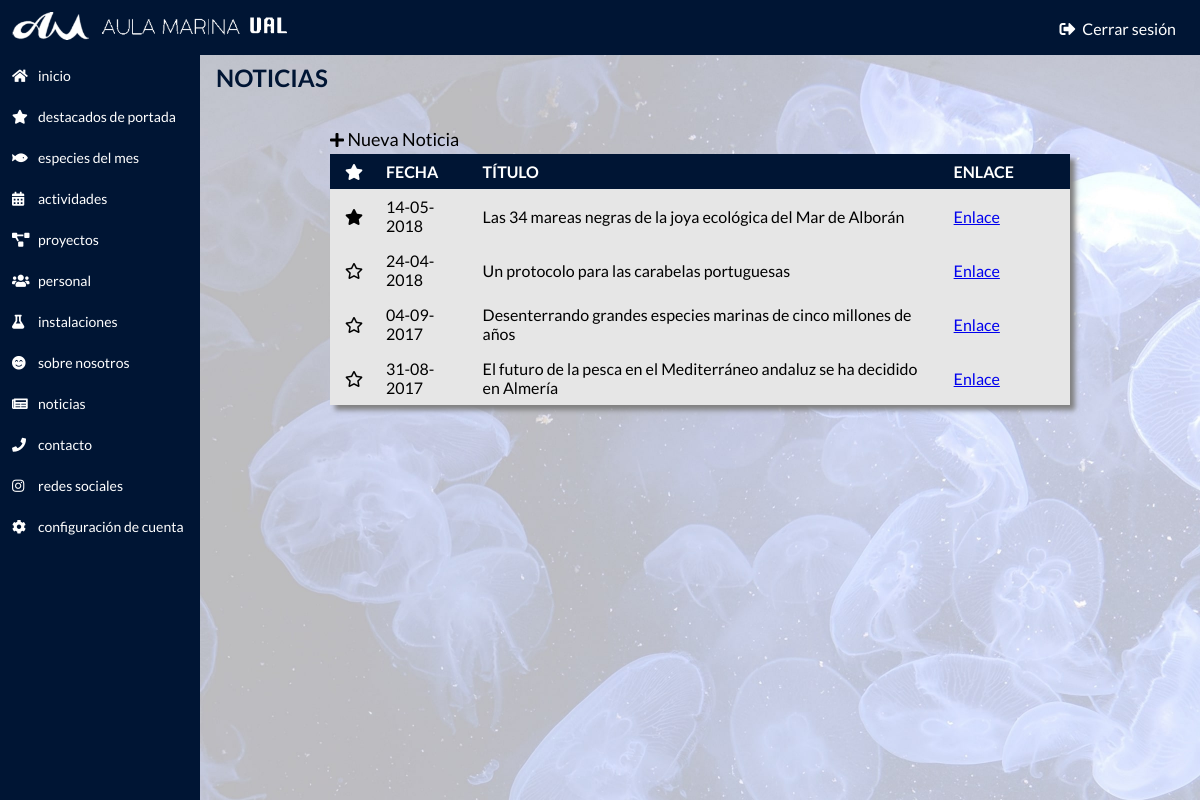
The app's page /9ku7d3cv/news.php (signed in) with its own data.
### tables this page shows
CREATE TABLE news(
	id INT(11) PRIMARY KEY AUTO_INCREMENT,
    title VARCHAR(200),
    date VARCHAR(11),
	description TEXT,
    link VARCHAR(2083),
    img VARCHAR(2083),
    featured BIT
);

### php-functions/functions.php (called while the page is built, shortened)
<?php
$conn->query("SET NAMES 'utf8'");
function getNews(&$result)
{
    global $conn;
    $sql = "SELECT * FROM news ORDER BY date DESC";
    $rec = $conn->query($sql);
}

### 9ku7d3cv/news.php (the view, shortened to what this page needs)
<?php
include_once '../db/connection.php';
include '../php-functions/functions.php';
getNews($news);
?>
<!DOCTYPE html>
<html>
<head>
  <link rel="stylesheet" href="../css/admin.css">
  <link rel="stylesheet" href="https://use.fontawesome.com/releases/v5.5.0/css/all.css"
>
</head>
<body>
  <div class="wrapper-admin-bg"></div>
  <div class="wrapper-admin-inicio">
    <div class="wrapper-admin-top-side">
      <div class="top-nav">
        <div class="top-nav-content">
          <div class="top-nav-left">
            <a href="home.php">
              <img alt="Logo del Aula Marina" src="../res/aula-marina-logo2.png" />
            </a>
          </div>
          <div class="top-nav-right">
            <a href="logout.php"><i class="fas fa-sign-out-alt"></i> Cerrar sesión</a>
          </div>
        </div>
      </div>
    </div>
    <div class="left-nav">
      <a href="home.php"><i class="fas fa-home"></i><span>INICIO</span></a>
      <a href="featured.php"><i class="fas fa-star"></i><span>DESTACADOS DE PORTADA</span></a>
      <a href="species-of-the-month.php"><i class="fas fa-fish"></i><span>ESPECIES DEL MES</span></a>
      <a href="activities.php"><i class="fas fa-calendar-alt"></i><span>ACTIVIDADES</span></a>
      <a href="projects.php"><i class="fas fa-project-diagram"></i><span>PROYECTOS</span></a>
      <a href="people.php"><i class="fas fa-users"></i><span>PERSONAL</span></a>
      <a href="facilities.php"><i class="fas fa-flask"></i><span>INSTALACIONES</span></a>
      <a href="about-us.php"><i class="fas fa-smile-beam"></i><span>SOBRE NOSOTROS</span></a>
      <a href="news.php"><i class=" fas fa-newspaper"></i><span>NOTICIAS</span></a>
      <a href="contact.php"><i class="fas fa-phone"></i><span>CONTACTO</span></a>
      <a href="rrss.php"><i class="fab fa-instagram"></i><span>REDES SOCIALES</span></a>
      <a href="config.php"><i class="fas fa-cog"></i><span>CONFIGURACIÓN DE CUENTA</span></a>
    </div>
    <div class="wrapper-bot-side">
      <div class="content-admin">
        <span class="content-admin-title">NOTICIAS</span>
        <div class="admin-content">
          <div class="newTE" onclick="window.location='new-new.php'"><i class="fas fa-plus"></i><span> Nueva Noticia</span></div>
          <table>
            <thead>
              <tr>
                <th style="width:32px;text-align:center;"><i class="fas fa-star"></i></th>
                <th>FECHA</th>
                <th>TÍTULO</th>
                <th>ENLACE</th>
                <th style="width:32px;text-align:center;"></th>
              </tr>
            </thead>
            <tbody>
              <?php
              $len = count($news);
              for ($i=0; $i < $len; $i++) {
                $id    = $news[$i]->id;
                $date  = date("d-m-Y", strtotime($news[$i]->date));
                $title = $news[$i]->title;
                $link  = $news[$i]->link;
                $starClass = $news[$i]->featured == 1 ? "fas fa-star" : "far fa-star";
                echo "
                  <tr>
                  <td class='table-star'><i class='$starClass' onclick=\"star($id, 'news', 'news.php')\"></i></td>
                      <td onclick='window.location=\"edit-new.php?id=$id\"'>$date</td>
                      <td onclick='window.location=\"edit-new.php?id=$id\"'>$title</td>
                      <td><a href='$link' target='_blank'>Enlace</a></td>
                      <td class='table-open' onclick='window.location=\"edit-new.php?id=$id\"'><i class='fas fa-angle-right'></i></td>
                  </tr>
                ";
              }
              ?>
            </tbody>
          </table>
        </div>
      </div>
    </div>
  </div>
</body>
</html>

### css/admin.css (style rules this page uses)
* { padding: 0px; margin: 0px; }
html, body { width: 100%; height: 100%; font-family: 'Lato', sans-serif; }
.wrapper-admin-bg { width: 100%; height: 100%; position: fixed; background-image: url("../res/min/admin.jpg"); background-size: cover; background-repeat: no-repeat; background-attachment: fixed; }
.wrapper-admin-inicio { height: 100%; -webkit-transition: all 1s; transition: all 1s; }
.top-nav { display: block; position: fixed; top: 0; width: 100%; background-color: #001534; z-index: 3; }
.top-nav-content { display: flex; justify-content: space-between; align-items: center; }
.top-nav-left img { padding: 12px; height: 28px; }
.top-nav-right a { vertical-align: middle; margin-right: 16px; padding: 8px; color: white; text-decoration: none; -webkit-transition: all 0.4s; transition: all 0.4s; }
.top-nav-right a i { margin-right: 4px; }
.wrapper-bot-side { position: absolute; width: 100%; height: 100%; }
.left-nav { background-color: #001534; width: 200px; position: fixed; top: 47px; bottom: 0; padding-top: 8px; z-index: 2; }
.left-nav a { display: flex; align-items: center; padding: 12px; font-size: 14px; color: white; text-decoration: none; -webkit-transition: all 0.2s; transition: all 0.2s; text-transform: lowercase; }
.left-nav i { width: 18px; margin-right: 8px; font-size: 14px; }
.content-admin { display: block; margin: 16px; margin-left: 216px; margin-top: 63px; }
.content-admin-title { display: block; color: #001534; font-weight: bold; font-size: 24px; margin-bottom: 32px; text-transform: uppercase; }
.admin-content { height: 100%; width: 740px; margin: 0 auto; }
.newTE { display: inline-block; padding: 4px 0px; -webkit-transition: all 0.2s; transition: all 0.2s; }
.newTE span { font-size: 18px; }
table { width: 100%; border-collapse: collapse; box-shadow: 5px 5px 5px grey; -webkit-transition: all 0.2s; transition: all 0.2s; }
table th, table td { text-align: left; padding: 8px; }
table th { background-color: #001534; color: white; }
table tbody tr { background-color: #e6e6e6; cursor: pointer; }
.table-star { width:32px; text-align:center; cursor: pointer; }

### records on screen
news: date "14-05-2018", title "Las 34 mareas negras de la joya ecológica del Mar de Alborán"
news: date "24-04-2018", title "Un protocolo para las carabelas portuguesas"
news: date "04-09-2017", title "Desenterrando grandes especies marinas de cinco millones de años"
news: date "31-08-2017", title "El futuro de la pesca en el Mediterráneo andaluz se ha decidido en Almería"
